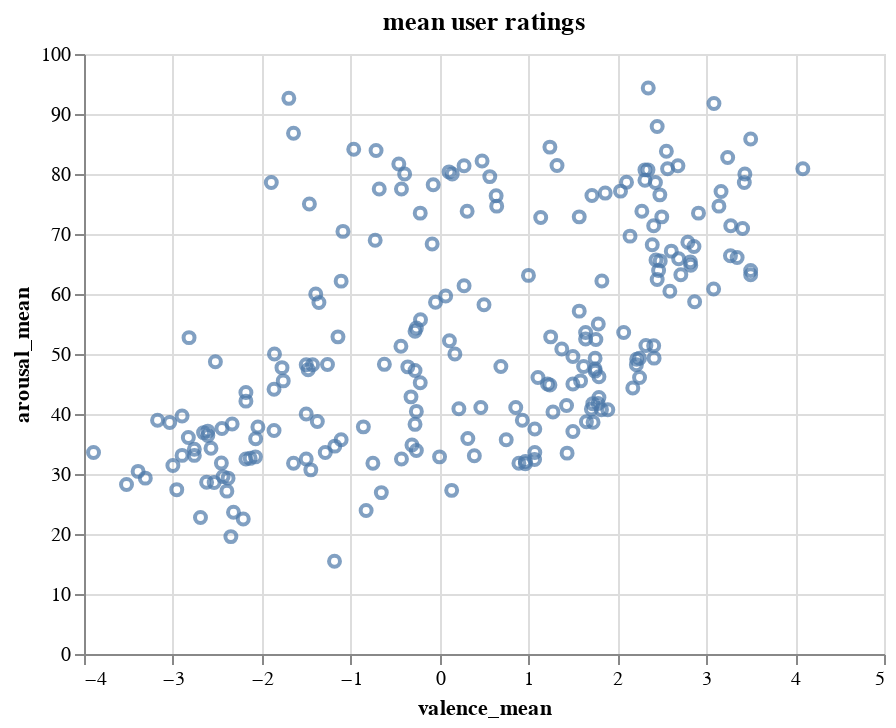

The cell this chart's notebook holds for it:
### Code cell
user_rating_chart = alt.Chart(user_rating.reset_index(), title='mean user ratings').mark_point().encode(
    y ='arousal_mean',
    x ='valence_mean',
    # size = 'valence_var',
    # color = 'arousal_var'
    tooltip = ['title', 'class_mean', 'arousal_var', 'valence_var']
).properties(width=400, height=300)

user_rating_chart #.encode(color='arousal_var') | user_rating_chart.encode(color='valence_var')

### Figure 1 — Vega-Lite specification as saved in the notebook (floating-point values rounded to 4 significant figures; data arrays with more than 128 entries replaced by an {"elided": "..."} marker saying what was removed)
{"config": {"view": {"continuousWidth": 400, "continuousHeight": 300}}, "data": {"name": "data-2ba1b15d8087859c41fb46e055ee6bef"}, "mark": "point", "encoding": {"tooltip": [{"type": "nominal", "field": "title"}, {"type": "nominal", "field": "class_mean"}, {"type": "quantitative", "field": "arousal_var"}, {"type": "quantitative", "field": "valence_var"}], "x": {"type": "quantitative", "field": "valence_mean"}, "y": {"type": "quantitative", "field": "arousal_mean"}}, "height": 300, "title": "mean user ratings", "width": 400, "$schema": "https://vega.github.io/schema/vega-lite/v4.8.1.json", "datasets": {"data-2ba1b15d8087859c41fb46e055ee6bef": {"elided": "216 records"}}}
